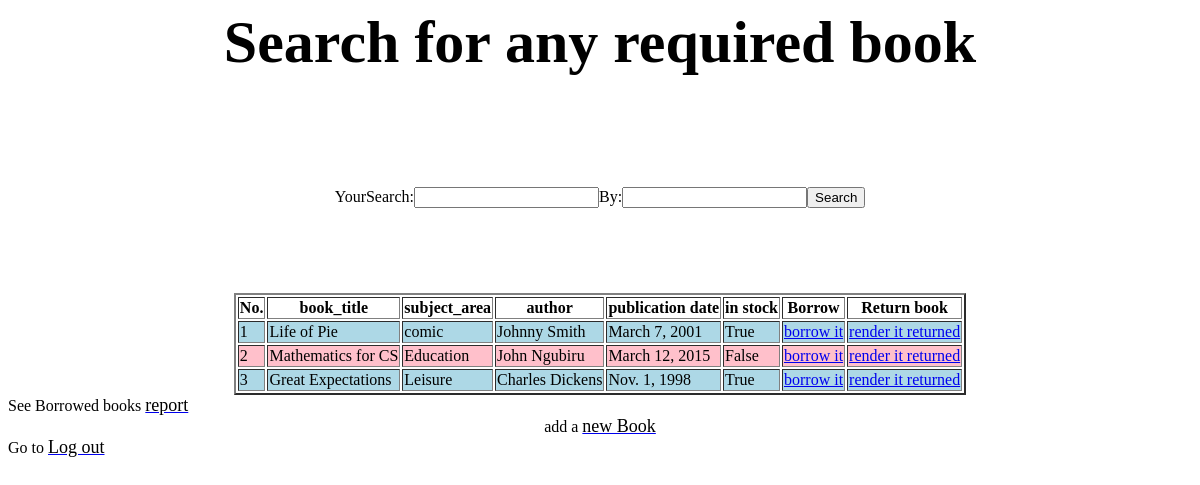
Page /libralian/2000/ on the earlier database version.
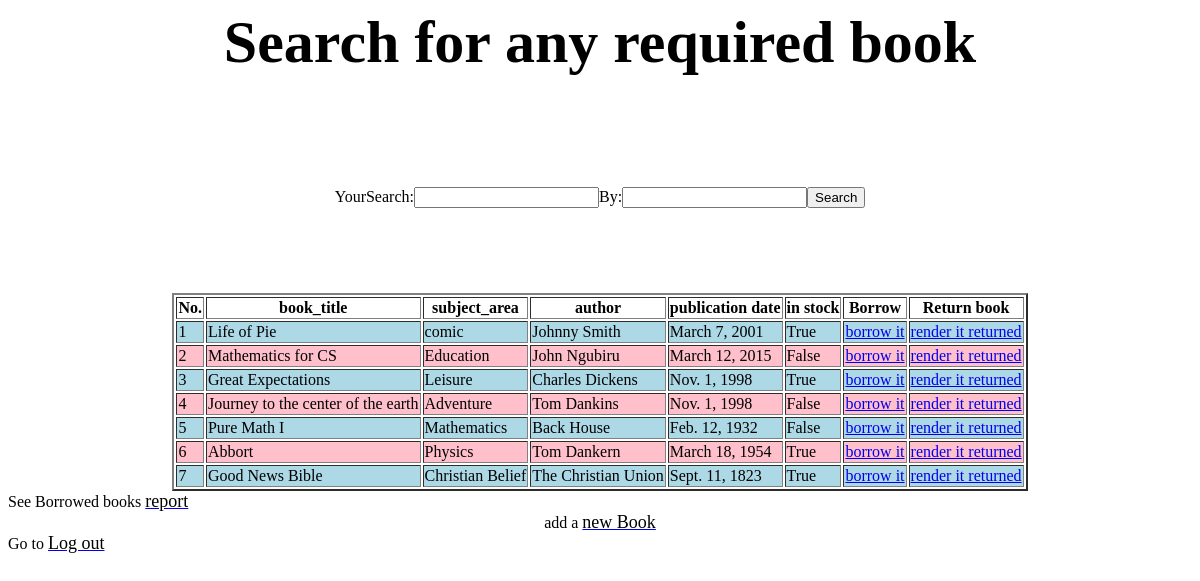
Same page on the later database version.
### Homeapp/models.py (models this page shows, shortened)
class Books(models.Model):
    id               = models.AutoField( primary_key= True )
    book_title       = models.CharField( max_length= 70 )
    publication_date = models.DateField('publication date')
    subject_area     = models.CharField( max_length= 70 )
    author           = models.CharField( max_length= 40 )
    availability     = models.BooleanField( default=False )

### libralian/views.py (the view, shortened to what this page needs)
# urls.py: path("<int:admin_id>/",find_book_view, name = "find book url"),
def find_book_view( request, admin_id ):
    query_set = Books.objects.all()
    form  = Search_form()
    context = {
        'form'    : form,
        'query_set' : query_set,
        "user": admin_id,
        "app" : "libralian"
    }
    return HttpResponse( render( request, "search.html" , context ))

### Homeapp/forms.py (shortened to what this page needs)
class Search_form( Form ):
    by = forms.CharField(
        max_length = 50,
        required = True,
        widget= forms.TextInput(
            attrs= {
                "placeholder":"Seacrh by",
                "name"       :"By",
                "choice"     :choice
                }
            )
        )
    your_search = forms.CharField(
        required=True,
        widget=forms.TextInput(
            attrs={
                "placeholder":"keystrings"
                    }
                )
        )

### templates/search.html (shortened to what this page needs)
<html>
    <head>
		{% load static %}
    </head>
	<body id="bg" style="background-image: url('{% static "books.jpg" %}')">
        <div>
			<h1 >Search for any required book</h1>
			<form action = "." method = "POST">
			<div class="cont">
				  <form action="#" class="search-bar">
						<span class="details">YourSearch:</span>
						{{ form.your_search }}
						<span class="details">By:</span></span>
						{{ form.by }}
						<button type="submit">Search</button>
				  </form>
			</div>
			</form>
        </div>
        <div>
    <table " border = 2 align="center">
		<tr>
			<th>No.</th>
			<th>book_title</th>
				<th>subject_area</th>
					<th>author</th>
						<th>publication date</th>
							<th>in stock</th>
								<th>Borrow</th>
									<th>Return book</th>
			</tr>
		{% for book in query_set %}
		<tr style='background-color:{% cycle 'lightblue' 'pink' %}'>
			<td>{{book.id}}</td>
			<td>{{ book.book_title | capfirst }}</td>
				<td>{{ book.subject_area }}</td>
					<td>{{ book.author }}</td>
						<td>{{ book.publication_date }}</td>
							<td>{{ book.availability }}</td>
								<td><a href = "/{{app}}/{{user}}/borrow/{{book.id}}">borrow it</a></td>
									<td><a href = "/{{app}}/{{user}}/return/{{book.id}}">render it returned</a></td>
		</tr>
				{% endfor %}
			</table>
        </div>
		<div>
    See Borrowed books <a href = "borrowed_books_report/"><font color = "black" size = "4" style = "Tempus Sans ITC">report</font></a>
    <center>add a <a href = "add_book/"><font color = "black" size = "4" style = "Tempus Sans ITC">new Book</font></a></center>
    Go to <a href = "/Homeapp/Home"><font color = "black" size = "4" style = "Tempus Sans ITC">Log out</font></a><br>
		</div>
	</body>
</html>

### templates/search.html (style rules this page uses)
.cont { width: 100%; min-height: 20vh; display: flex; align-items: center; justify-content: center; }
::placeholder { color:white; }
h1 { text-align: center; color: black; font-size: 60px; font-family: Tempus Sans ITC; }
#bg { background-repeat : no-repeat; background-size : 1650px 750px; background-attachment: fixed; }

Differences in the rows shown:
added Books: id "4", book_title "Journey to the center of the earth", subject_area "Adventure", author "Tom Dankins", publication_date "Nov. 1, 1998", availability "False"
added Books: id "5", book_title "Pure Math I", subject_area "Mathematics", author "Back House", publication_date "Feb. 12, 1932", availability "False"
added Books: id "6", book_title "Abbort", subject_area "Physics", author "Tom Dankern", publication_date "March 18, 1954", availability "True"
added Books: id "7", book_title "Good News Bible", subject_area "Christian Belief", author "The Christian Union", publication_date "Sept. 11, 1823", availability "True"
